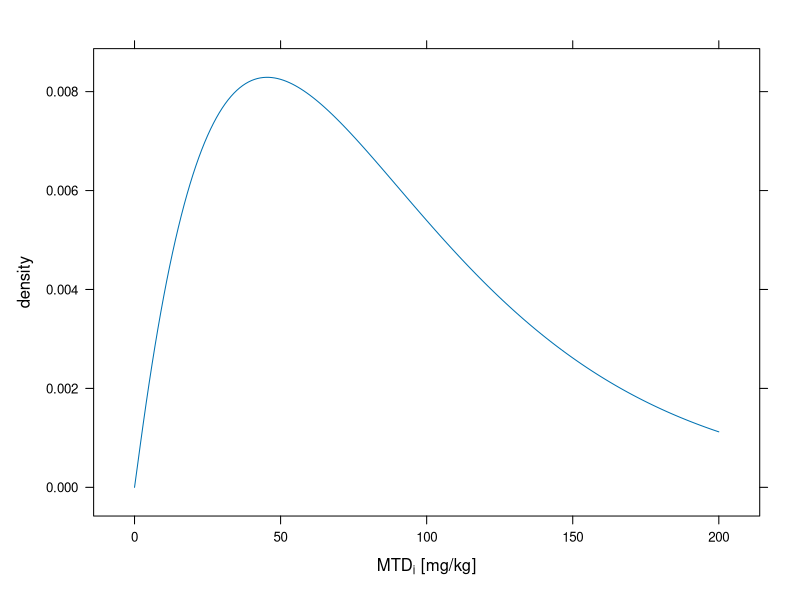
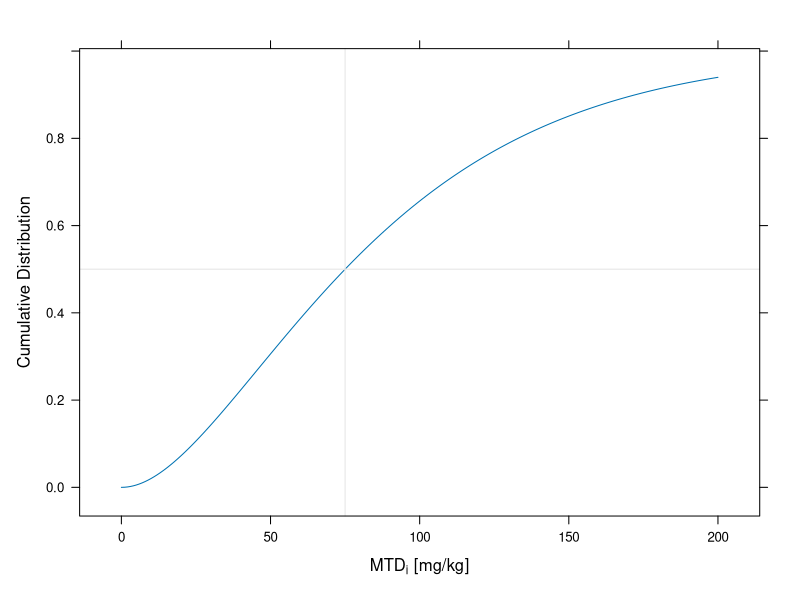
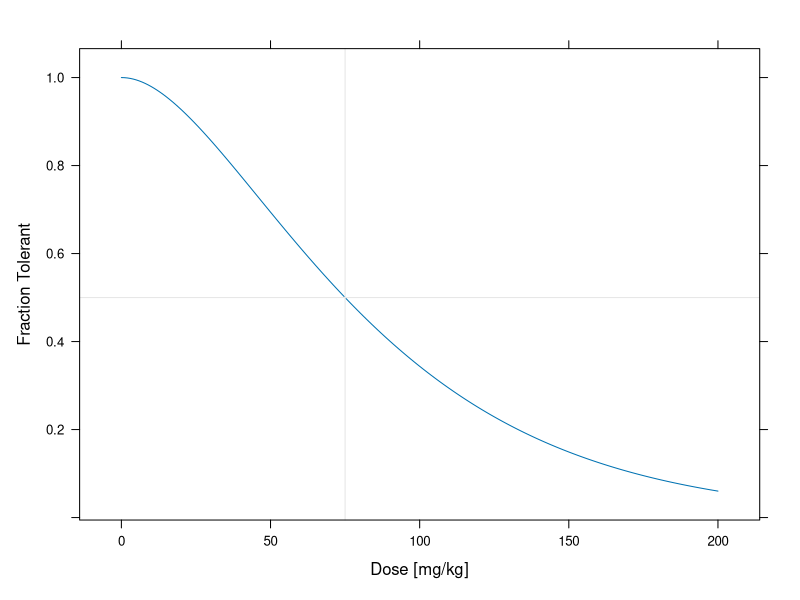

Write the R code that produced these figures, in order.
## ---- chunk 1
knitr::opts_chunk$set(echo = TRUE)
library(lattice)
## ---- chunk 2
# It might be easiest to think in terms of CV and median:
CV <- 0.7    # coefficient of variation of MTDi
MTDi50 <- 75 # median MTDi (i.e., 50th percentile)
# Calculate the shape and scale parameters of a Gamma distribution
# that would exhibit the posited CV and median:
shape <- CV^-2
scale <- MTDi50/qgamma(0.5, shape=CV^-2)
# Plot:
MTDi <- 0:200
dens <- dgamma(MTDi, shape=shape, scale=scale)
xyplot(dens ~ MTDi, type = "l"
       , xlab = expression(MTD[i]*' [mg/kg]')
       , ylab = "density")
## ---- chunk 3
F <- pgamma(MTDi, shape=shape, scale=scale)
xyplot(F ~ MTDi, type = "l"
       , xlab = expression(MTD[i]*' [mg/kg]')
       , ylab = "Cumulative Distribution"
       , panel = function(...){
         panel.xyplot(...)
         panel.refline(h=0.5)
         panel.refline(v=MTDi50)
       })
## ---- chunk 4
F <- pgamma(MTDi, shape=shape, scale=scale)
xyplot((1-F) ~ MTDi, type = "l"
       , xlab = "Dose [mg/kg]"
       , ylab = "Fraction Tolerant"
       , panel = function(...){
         panel.xyplot(...)
         panel.refline(h=0.5)
         panel.refline(v=MTDi50)
       })
